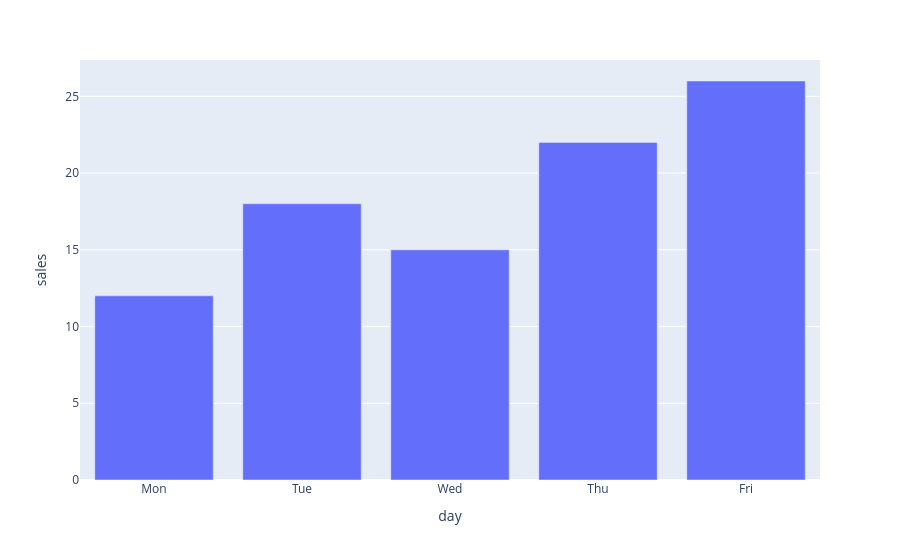

The code cell stored with this chart in its notebook:
### Markdown cell above
#### II.1. Basic Plot Types

| Type | Method | Description |
| --- | --- | --- |
| Line | `px.line()` | Line plot |
| Scatter | `px.scatter()` | Scatter plot |
| Bar | `px.bar()` | Bar plot |
| Histogram | `px.histogram()` | Histogram |
| Boxplot | `px.box()` | Box plot |
| Violin | `px.violin()` | Violin plot |
| Pie | `px.pie()` | Pie chart |
| Area | `px.area()` | Area plot |
| Heatmap/Image | `px.imshow()` | Display a matrix or image |

Each method has its own arguments. You do not need to memorize all of them. Use the official documentation, examples, autocomplete, or an AI assistant when you need a specific option.

### Code cell
df = pd.DataFrame({
    "day": ["Mon", "Tue", "Wed", "Thu", "Fri"],
    "sales": [12, 18, 15, 22, 26]
})

fig = px.bar(df, x="day", y="sales")
fig.show()

### Figure 1 — Plotly figure (JSON) as saved in the notebook; plotly's stock layout.template omitted (floating-point values rounded to 4 significant figures)
{"data": [{"hovertemplate": "day=%{x}<br>sales=%{y}<extra></extra>", "legendgroup": "", "marker": {"color": "#636efa", "pattern": {"shape": ""}}, "name": "", "orientation": "v", "showlegend": false, "textposition": "auto", "type": "bar", "x": ["Mon", "Tue", "Wed", "Thu", "Fri"], "xaxis": "x", "y": [12, 18, 15, 22, 26], "yaxis": "y"}], "layout": {"barmode": "relative", "legend": {"tracegroupgap": 0}, "margin": {"t": 60}, "xaxis": {"anchor": "y", "domain": [0, 1], "title": {"text": "day"}}, "yaxis": {"anchor": "x", "domain": [0, 1], "title": {"text": "sales"}}}}
